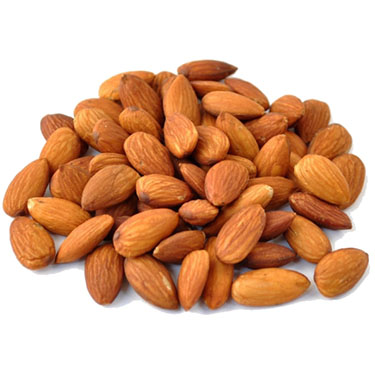
#> input picture stimulus selection/img/almonds.jpg, 375 x 375 px, found by its file name; its folder holds 4 pictures in this run
$ python stim_select.py
#> lines starting #> are read from the running program, lines starting #| are printed output that depends on the picture; after the words box and inside, x2 and y2 are one past the last pixel; in counts of white or black regions, pixels touching at a corner belong together
import pandas as pd
import os

# Path to the CSV and image folder
csv_path = "/Users/tcar5787/Documents/GitHub/food-hunger-attention/stimulus selection/food_list.csv"
img_folder = "/Users/tcar5787/Documents/GitHub/food-hunger-attention/stimulus selection/img"
non_food_folder = "/Users/tcar5787/Documents/GitHub/food-hunger-attention/stimulus selection/non_food_img"

# --- Convert all food JPG images to PNGs with transparency ---
from PIL import Image
import numpy as np

# Output folder for PNG images with transparency
output_png_folder = os.path.join(img_folder, "converted_png")
os.makedirs(output_png_folder, exist_ok=True)

for file in os.listdir(img_folder):
    if file.lower().endswith('.jpg'):
        jpg_path = os.path.join(img_folder, file)
        img = Image.open(jpg_path).convert("RGB")
#> img is the input picture: PIL image 375x375 RGB; mean R, G, B 219.9, 179.7, 153.7
        img_array = np.array(img)

        # Sample 5x5 patch in the top-left corner
        patch = img_array[:5, :5].reshape(-1, 3)
#> patch = 25 rows, first 8: [255, 255, 255], [255, 255, 255], [255, 255, 255], [255, 255, 255], [255, 255, 255], [255, 255, 255], [255, 255, 255], [255, 255, 255]
        white_rgb = patch.mean(axis=0).round().astype(np.uint8)
#> white_rgb = [255, 255, 255]

        # Create alpha channel
        matches_white = np.all(img_array == white_rgb, axis=-1)
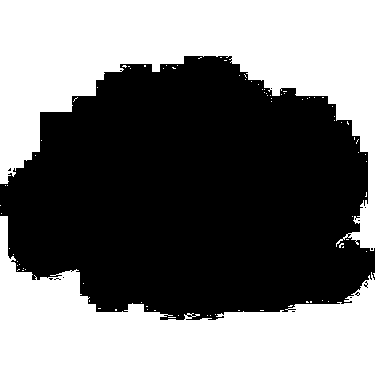
#> matches_white: shape (375, 375) bool; 46.5% white; 88 white regions (86 under 20 px), largest, box (x1, y1, x2, y2) and area: (0, 0, 375, 251) 36897, (0, 216, 375, 375) 28339
        alpha_channel = np.where(matches_white, 0, 255).astype(np.uint8)

        # Combine RGB with alpha
        rgba_array = np.dstack((img_array, alpha_channel))
        img_rgba = Image.fromarray(rgba_array, mode="RGBA")

        png_name = os.path.splitext(file)[0] + ".png"
        png_path = os.path.join(output_png_folder, png_name)
        img_rgba.save(png_path)
#> pass 2 of the loop `for file in os.listdir(img_folder):`:
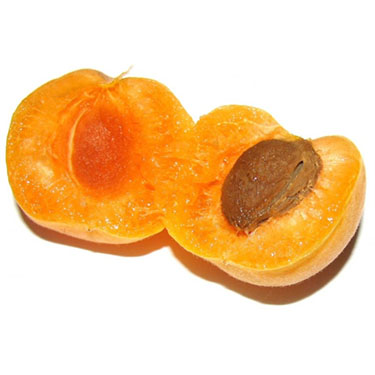
#> input picture stimulus selection/img/apricot.jpg, 375 x 375 px, found by its file name
#> img is the input picture: PIL image 375x375 RGB; mean R, G, B 244.5, 207.9, 165.1
#> `matches_white = np.all(img_array == white_rgb, axis=-1)`:
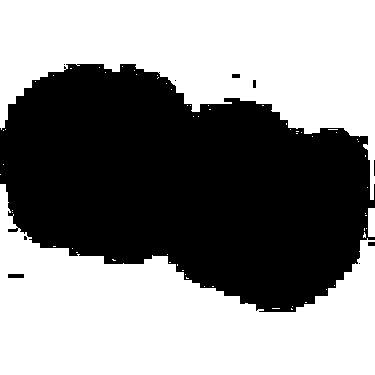
#> matches_white: shape (375, 375) bool; 54.1% white; 10 black regions (5 under 20 px), largest, box (x1, y1, x2, y2) and area: (0, 64, 375, 312) 64382, (8, 274, 24, 278) 64, (232, 74, 240, 78) 32, (368, 242, 375, 246) 28, (253, 80, 256, 88) 24
#> pass 3 of the loop `for file in os.listdir(img_folder):`:
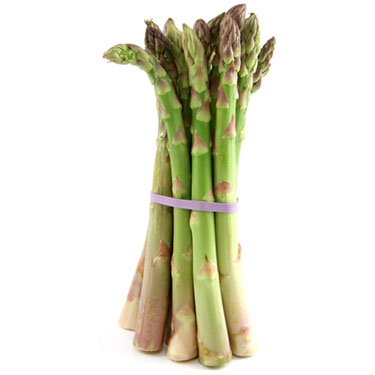
#> input picture stimulus selection/img/asparagus.jpg, 375 x 375 px, found by its file name
#> img is the input picture: PIL image 375x375 RGB; mean R, G, B 228.4, 227.3, 212.9
#> `matches_white = np.all(img_array == white_rgb, axis=-1)`:
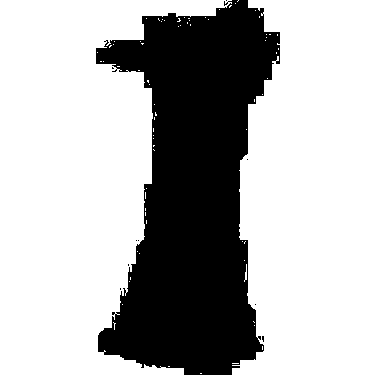
#> matches_white: shape (375, 375) bool; 69.8% white; 10 black regions (9 under 20 px), largest, box (x1, y1, x2, y2) and area: (96, 0, 280, 375) 42411
#> the loop made 4 passes; the first 3 are shown

print(f"✅ Converted JPEGs to transparent PNGs in: {output_png_folder}")

# --- Convert non-food JPG images to PNGs with transparency ---
non_food_png_folder = os.path.join(non_food_folder, "converted_png")
os.makedirs(non_food_png_folder, exist_ok=True)

#> (the run stopped early here; a loop or call above may not have finished)
